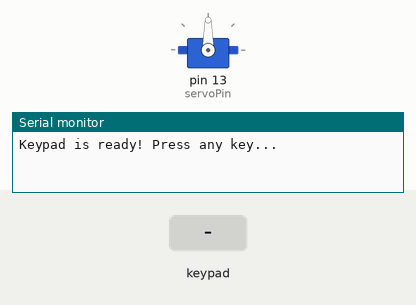
A sketch run on a simulated Arduino Uno, built with avr-gcc and run on an emulated ATmega328P. Shown: servo, the last lines printed to the serial monitor. Inputs (shaded band) come from the test bench.

Above: at 1.2 s.
1.3 s: keypad keys 1 2 3 A * pressed 0.4 s apart
At 3.8 s:
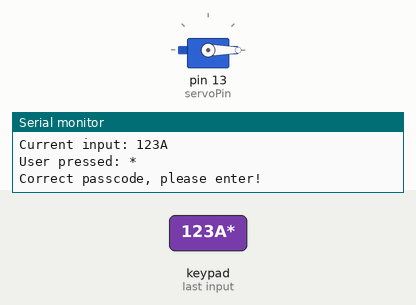
6.3 s: key 'B' pressed
9.3 s: key 'A' pressed
10.8 s: keypad keys 1 2 3 A pressed 0.4 s apart
13.9 s: key 'C' pressed
15.4 s: keypad keys 1 2 3 A # pressed 0.4 s apart
Timing chart, 0 to 18.4 s (numbered marks = the images above; inputs shaded):
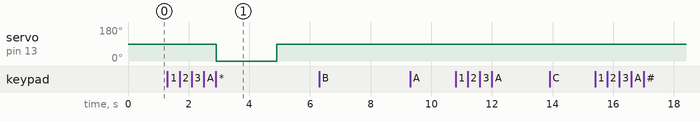

Measured:
- after the input at 1.3 s, servo on pin 13 (servoPin): 90° → 0° after 1.6 s, → 90° 2.0 s later

The sketch:

servo_with_keypad.ino
```cpp
#include <Keypad.h> // use keypad library
#include <Servo.h>  // use Servo library
const int rows = 4;
const int cols = 4;
int servoPin = 13;
int lockDeg = 90;  // 0 deg=lock
int unlockDeg = 0; // 90 deg=unlock
char keys[rows][cols] = {
    {'1', '2', '3', 'A'},
    {'4', '5', '6', 'B'},
    {'7', '8', '9', 'C'},
    {'*', '0', '#', 'D'}};
byte rowPins[rows] = {11, 10, 9, 8};
byte colPins[cols] = {7, 6, 5, 4};
// create keypad object
Keypad myKeypad = Keypad(makeKeymap(keys), rowPins,
                         colPins, rows, cols);
Servo myServo; // create servo object to control a servo
// setup passcode
String cor_Passcode = "123A"; // correct passcode
String ent_Passcode;          // entered passcode

void setup()
{
    // put your setup code here, to run once:
    Serial.begin(9600);
    printInitMessage();
    myServo.attach(servoPin); // attaches servo to pin 13
}

void loop()
{
    // put your main code here, to run repeatedly:
    // read key from keyboard
    char key = myKeypad.getKey();

    // print the key just read
    if (key) {
        Serial.print("User pressed: ");
        Serial.println(key);
        if (key == '#')
        {
            // clear current input
            ent_Passcode = "";
            printCurInput();
        } else if (key == '*') {
            // submit passcode;
            submitAndCheck();
            // clear current input after submisssion
            ent_Passcode = "";
        } else {
            ent_Passcode += key;
            printCurInput();
        }
    }
}

void printInitMessage() {
    Serial.println("Keypad is ready! Press any key...");
}

void submitAndCheck() {
    if (ent_Passcode == cor_Passcode)
    {
        Serial.println("Correct passcode, please enter!");
        myServo.write(unlockDeg);
        delay(2000); // keep unlocked for user entering
        myServo.write(lockDeg);
    } else {
        Serial.println("Wrong passcode, please try again.");
    }
    delay(3000);        // give user enough time to read
    printInitMessage(); // go back to initial screen
}

void printCurInput() {
    Serial.print("Current input: ");
    Serial.println(ent_Passcode);
}
```
